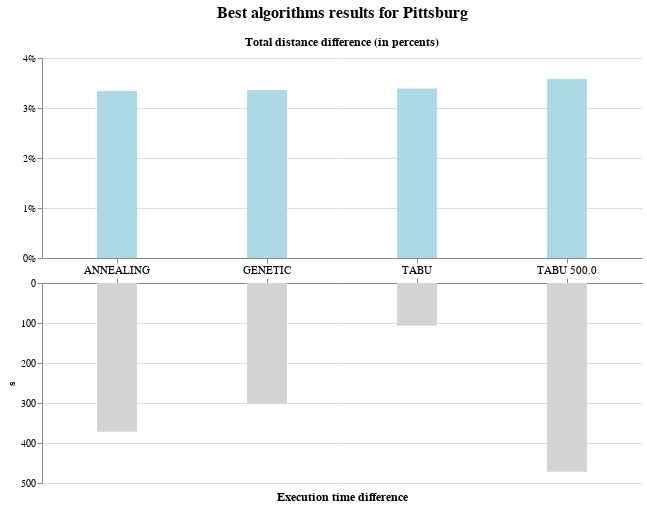

Notebook source saved alongside this figure:
### Code cell
create_diff_plot(
    df_pittsburg,
    title="Best algorithms results for Pittsburg",
    width=600, height=400
)

### Figure 1 — Vega-Lite specification as saved in the notebook (floating-point values rounded to 4 significant figures)
{"config": {"view": {"continuousWidth": 400, "continuousHeight": 300, "strokeWidth": 0}}, "vconcat": [{"data": {"name": "empty"}, "mark": "text", "height": 0, "title": {"text": "Best algorithms results for Pittsburg", "anchor": "middle", "fontSize": 16, "subtitleFontSize": 12, "subtitlePadding": 5}, "width": 600}, {"data": {"name": "data-5ae32a0850c28101161ef08e251ee826"}, "mark": {"type": "bar", "size": 40}, "encoding": {"color": {"value": "lightblue"}, "tooltip": [{"field": "heuristic", "title": "Heuristic", "type": "nominal"}, {"field": "search", "title": "Search", "type": "nominal"}, {"field": "base_solution", "title": "Base solution", "type": "nominal"}, {"field": "iterations", "title": "Iterations", "type": "quantitative"}, {"field": "TotalDistance", "title": "Total distance", "type": "quantitative"}, {"field": "execution_time", "title": "Execution time", "type": "quantitative"}, {"field": "population_size", "title": "Population size", "type": "quantitative"}, {"field": "mutation_probability", "title": "Mutation probability", "type": "quantitative"}, {"field": "temp_coef", "title": "Temp coef", "type": "quantitative"}, {"field": "tabu_queue_coef", "title": "Queue coef", "type": "quantitative"}], "x": {"axis": {"labelFontSize": 0, "title": ""}, "field": "Name", "type": "nominal"}, "y": {"axis": {"format": "%"}, "field": "diff", "title": "", "type": "quantitative"}}, "height": 200, "title": {"text": "Total distance difference (in percents)", "fontSize": 12}, "width": 600}, {"data": {"name": "data-5ae32a0850c28101161ef08e251ee826"}, "mark": "text", "encoding": {"text": {"field": "Name", "type": "nominal"}, "x": {"axis": null, "field": "Name", "type": "nominal"}}, "height": 10, "width": 600}, {"data": {"name": "data-5ae32a0850c28101161ef08e251ee826"}, "mark": {"type": "bar", "size": 40}, "encoding": {"color": {"value": "lightgray"}, "tooltip": [{"field": "heuristic", "title": "Heuristic", "type": "nominal"}, {"field": "search", "title": "Search", "type": "nominal"}, {"field": "base_solution", "title": "Base solution", "type": "nominal"}, {"field": "iterations", "title": "Iterations", "type": "quantitative"}, {"field": "TotalDistance", "title": "Total distance", "type": "quantitative"}, {"field": "execution_time", "title": "Execution time", "type": "quantitative"}, {"field": "population_size", "title": "Population size", "type": "quantitative"}, {"field": "mutation_probability", "title": "Mutation probability", "type": "quantitative"}, {"field": "temp_coef", "title": "Temp coef", "type": "quantitative"}, {"field": "tabu_queue_coef", "title": "Queue coef", "type": "quantitative"}], "x": {"axis": {"labelFontSize": 0, "orient": "top", "title": ""}, "field": "Name", "type": "nominal"}, "y": {"field": "execution_time", "scale": {"reverse": true}, "title": "s", "type": "quantitative"}}, "height": 200, "title": {"text": "Execution time difference", "fontSize": 12, "orient": "bottom"}, "width": 600}], "spacing": 0, "$schema": "https://vega.github.io/schema/vega-lite/v4.17.0.json", "datasets": {"empty": [{}], "data-5ae32a0850c28101161ef08e251ee826": [{"base_solution": "SIMPLE_GREEDY", "heuristic": "ANY_MOVE_EXPORTATION", "search": "TABU", "iterations": 500.0, "temp_coef": null, "population_size": null, "mutation_probability": null, "tabu_queue_coef": 0.3, "swap_any_to_generate": 500.0, "TotalDistance": 2014.0, "TotalTime": 11.2, "UnusedTrucksCount": 0, "OrphansCount": 0, "execution_time": 472.0, "TotalFuel": 503.5, "TrucksCount": 10, "Name": "TABU 500.0", "diff": 0.0358, "diff_time": 414.0}, {"base_solution": "SIMPLE_GREEDY", "heuristic": "ANY_MOVE_EXPORTATION", "search": "TABU", "iterations": 500.0, "temp_coef": null, "population_size": null, "mutation_probability": null, "tabu_queue_coef": 0.3, "swap_any_to_generate": null, "TotalDistance": 2018.0, "TotalTime": 10.99, "UnusedTrucksCount": 0, "OrphansCount": 0, "execution_time": 107.1, "TotalFuel": 504.5, "TrucksCount": 10, "Name": "TABU ", "diff": 0.03388, "diff_time": 49.07}, {"base_solution": "SIMPLE_GREEDY", "heuristic": "ANY_MOVE_EXPORTATION_FIXED2", "search": "GENETIC", "iterations": 500.0, "temp_coef": null, "population_size": 10.0, "mutation_probability": 0.1, "tabu_queue_coef": null, "swap_any_to_generate": null, "TotalDistance": 2019.0, "TotalTime": 11.06, "UnusedTrucksCount": 0, "OrphansCount": 0, "execution_time": 301.5, "TotalFuel": 504.7, "TrucksCount": 10, "Name": "GENETIC ", "diff": 0.03359, "diff_time": 243.5}, {"base_solution": "SIMPLE_GREEDY", "heuristic": "ANY_MOVE_EXPORTATION", "search": "ANNEALING", "iterations": 5000.0, "temp_coef": 1e-05, "population_size": null, "mutation_probability": null, "tabu_queue_coef": null, "swap_any_to_generate": null, "TotalDistance": 2019.0, "TotalTime": 10.9, "UnusedTrucksCount": 0, "OrphansCount": 0, "execution_time": 371.8, "TotalFuel": 504.8, "TrucksCount": 10, "Name": "ANNEALING ", "diff": 0.03342, "diff_time": 313.8}]}}
